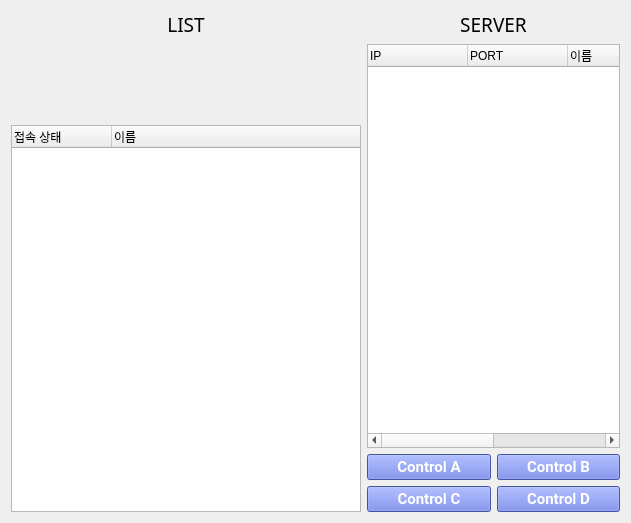
<?xml version="1.0" encoding="UTF-8"?>
<ui version="4.0">
 <class>ControlForm</class>
 <widget class="QWidget" name="ControlForm">
  <property name="geometry">
   <rect>
    <x>0</x>
    <y>0</y>
    <width>631</width>
    <height>523</height>
   </rect>
  </property>
  <property name="windowTitle">
   <string>Form</string>
  </property>
  <layout class="QHBoxLayout" name="horizontalLayout_3">
   <item>
    <layout class="QVBoxLayout" name="verticalLayout">
     <item>
      <layout class="QHBoxLayout" name="horizontalLayout_2">
       <item>
        <spacer name="horizontalSpacer">
         <property name="orientation">
          <enum>Qt::Horizontal</enum>
         </property>
         <property name="sizeType">
          <enum>QSizePolicy::Fixed</enum>
         </property>
         <property name="sizeHint" stdset="0">
          <size>
           <width>40</width>
           <height>20</height>
          </size>
         </property>
        </spacer>
       </item>
       <item>
        <widget class="QLabel" name="label">
         <property name="maximumSize">
          <size>
           <width>120</width>
           <height>16777215</height>
          </size>
         </property>
         <property name="font">
          <font>
           <family>궁서</family>
           <pointsize>14</pointsize>
          </font>
         </property>
         <property name="text">
          <string>LIST</string>
         </property>
         <property name="alignment">
          <set>Qt::AlignCenter</set>
         </property>
        </widget>
       </item>
       <item>
        <spacer name="horizontalSpacer_2">
         <property name="orientation">
          <enum>Qt::Horizontal</enum>
         </property>
         <property name="sizeType">
          <enum>QSizePolicy::Fixed</enum>
         </property>
         <property name="sizeHint" stdset="0">
          <size>
           <width>40</width>
           <height>20</height>
          </size>
         </property>
        </spacer>
       </item>
      </layout>
     </item>
     <item>
      <widget class="QLabel" name="logoLabel">
       <property name="sizePolicy">
        <sizepolicy hsizetype="Fixed" vsizetype="Preferred">
         <horstretch>0</horstretch>
         <verstretch>0</verstretch>
        </sizepolicy>
       </property>
       <property name="minimumSize">
        <size>
         <width>350</width>
         <height>75</height>
        </size>
       </property>
       <property name="text">
        <string/>
       </property>
       <property name="alignment">
        <set>Qt::AlignCenter</set>
       </property>
      </widget>
     </item>
     <item>
      <widget class="QTreeWidget" name="clientTreeWidget">
       <property name="maximumSize">
        <size>
         <width>350</width>
         <height>16777215</height>
        </size>
       </property>
       <column>
        <property name="text">
         <string>접속 상태</string>
        </property>
       </column>
       <column>
        <property name="text">
         <string>이름</string>
        </property>
       </column>
      </widget>
     </item>
    </layout>
   </item>
   <item>
    <layout class="QVBoxLayout" name="verticalLayout_2">
     <item>
      <layout class="QHBoxLayout" name="horizontalLayout">
       <item>
        <spacer name="horizontalSpacer_3">
         <property name="orientation">
          <enum>Qt::Horizontal</enum>
         </property>
         <property name="sizeHint" stdset="0">
          <size>
           <width>40</width>
           <height>20</height>
          </size>
         </property>
        </spacer>
       </item>
       <item>
        <widget class="QLabel" name="label_2">
         <property name="font">
          <font>
           <family>궁서</family>
           <pointsize>14</pointsize>
          </font>
         </property>
         <property name="text">
          <string>SERVER</string>
         </property>
         <property name="alignment">
          <set>Qt::AlignCenter</set>
         </property>
        </widget>
       </item>
       <item>
        <spacer name="horizontalSpacer_4">
         <property name="orientation">
          <enum>Qt::Horizontal</enum>
         </property>
         <property name="sizeHint" stdset="0">
          <size>
           <width>40</width>
           <height>20</height>
          </size>
         </property>
        </spacer>
       </item>
      </layout>
     </item>
     <item>
      <widget class="QTreeWidget" name="messageTreeWidget">
       <column>
        <property name="text">
         <string>IP</string>
        </property>
       </column>
       <column>
        <property name="text">
         <string>PORT</string>
        </property>
       </column>
       <column>
        <property name="text">
         <string>이름</string>
        </property>
       </column>
       <column>
        <property name="text">
         <string>메시지</string>
        </property>
       </column>
       <column>
        <property name="text">
         <string>시간</string>
        </property>
       </column>
      </widget>
     </item>
     <item>
      <layout class="QGridLayout" name="gridLayout">
       <item row="0" column="1">
        <widget class="QPushButton" name="controlBPushButton">
         <property name="styleSheet">
          <string notr="true">  font-family: Roboto;
  font-size: 15px;
  font-weight: bold;
  font-style: normal;
  line-height: 1.95;
  text-align: center;
  color: #fff;
background-color: #6073de;</string>
         </property>
         <property name="text">
          <string>Control B</string>
         </property>
        </widget>
       </item>
       <item row="1" column="0">
        <widget class="QPushButton" name="controlCPushButton">
         <property name="styleSheet">
          <string notr="true">  font-family: Roboto;
  font-size: 15px;
  font-weight: bold;
  font-style: normal;
  line-height: 1.95;
  text-align: center;
  color: #fff;
background-color: #6073de;</string>
         </property>
         <property name="text">
          <string>Control C</string>
         </property>
        </widget>
       </item>
       <item row="1" column="1">
        <widget class="QPushButton" name="controlDPushButton">
         <property name="styleSheet">
          <string notr="true">  font-family: Roboto;
  font-size: 15px;
  font-weight: bold;
  font-style: normal;
  line-height: 1.95;
  text-align: center;
  color: #fff;
background-color: #6073de;</string>
         </property>
         <property name="text">
          <string>Control D</string>
         </property>
        </widget>
       </item>
       <item row="0" column="0">
        <widget class="QPushButton" name="controlAPushButton">
         <property name="styleSheet">
          <string notr="true">  font-family: Roboto;
  font-size: 15px;
  font-weight: bold;
  font-style: normal;
  line-height: 1.95;
  text-align: center;
  color: #fff;
background-color: #6073de;</string>
         </property>
         <property name="text">
          <string>Control A</string>
         </property>
        </widget>
       </item>
      </layout>
     </item>
    </layout>
   </item>
  </layout>
 </widget>
 <resources/>
 <connections/>
</ui>
